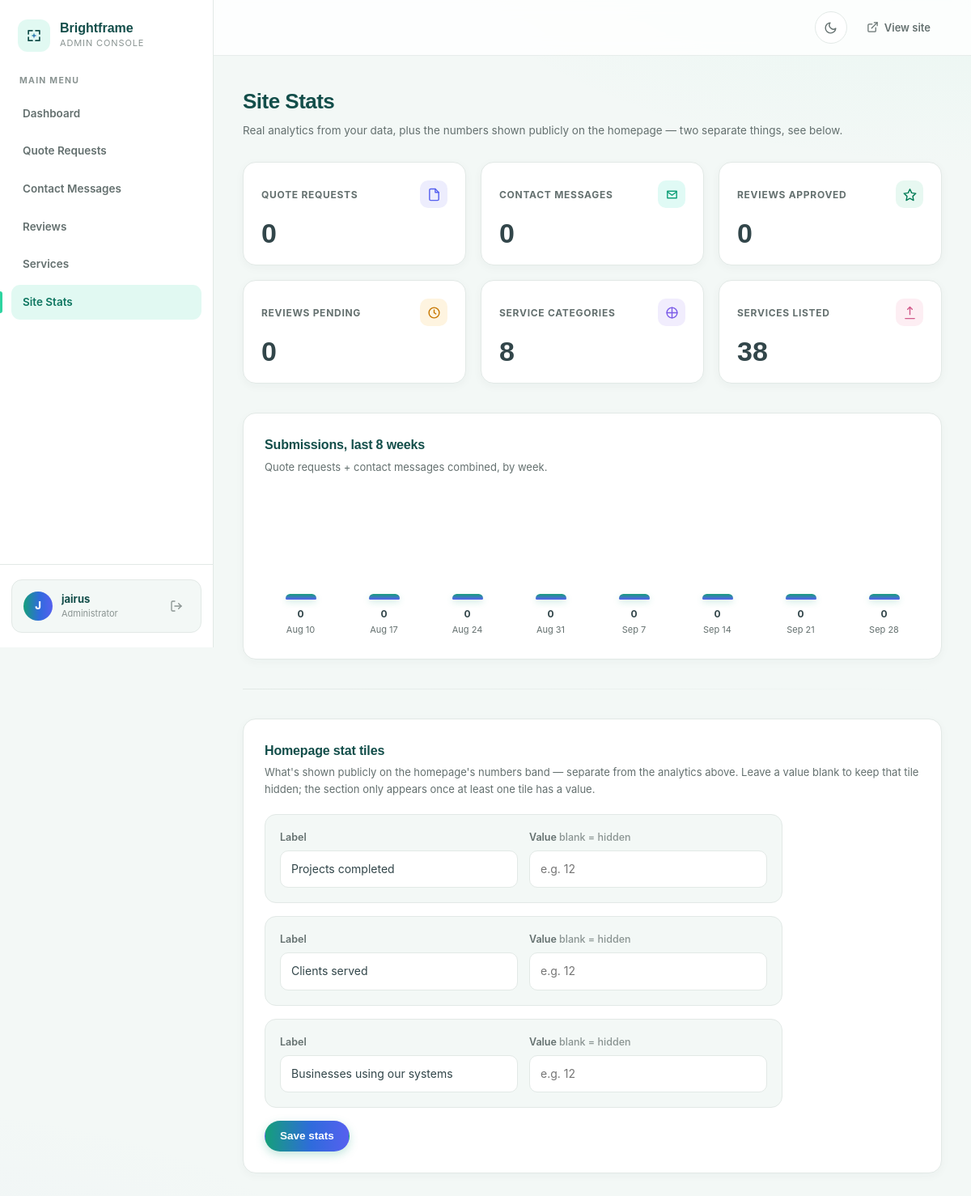
/admin/stats.php (signed in), run on the app's committed database.
### tables this page shows
CREATE TABLE site_stats (
  id             INT UNSIGNED AUTO_INCREMENT PRIMARY KEY,
  label          VARCHAR(100) NOT NULL,
  value          VARCHAR(50) DEFAULT NULL,
  display_order  INT NOT NULL DEFAULT 0
);

### admin/stats.php (the view, shortened to what this page needs)
<?php
require_once __DIR__ . '/../config/db.php';
try {
    $stats = $pdo->query('SELECT id, label, value, display_order FROM site_stats ORDER BY display_order ASC')->fetchAll();
    $totalQuotes   = (int) $pdo->query('SELECT COUNT(*) FROM quote_requests')->fetchColumn();
    $totalMessages = (int) $pdo->query('SELECT COUNT(*) FROM contact_messages')->fetchColumn();
    $totalCategories = (int) $pdo->query('SELECT COUNT(*) FROM service_categories')->fetchColumn();
    $totalServices  = (int) $pdo->query('SELECT COUNT(*) FROM services')->fetchColumn();
    $reviewCounts = ['pending' => 0, 'approved' => 0, 'rejected' => 0];
    $weeklyQuotes = $pdo->query(
        "SELECT YEARWEEK(submitted_at, 3) AS yw, COUNT(*) AS c FROM quote_requests
         WHERE submitted_at >= (NOW() - INTERVAL 8 WEEK) GROUP BY yw"
    )->fetchAll(PDO::FETCH_KEY_PAIR);
    $weeklyMessages = $pdo->query(
        "SELECT YEARWEEK(submitted_at, 3) AS yw, COUNT(*) AS c FROM contact_messages
         WHERE submitted_at >= (NOW() - INTERVAL 8 WEEK) GROUP BY yw"
    )->fetchAll(PDO::FETCH_KEY_PAIR);
} catch (PDOException $e) {
    error_log('Failed to load site stats analytics: ' . $e->getMessage());
    $stats = [];
    $totalQuotes = $totalMessages = $totalCategories = $totalServices = 0;
    $reviewCounts = ['pending' => 0, 'approved' => 0, 'rejected' => 0];
    $weeklyQuotes = $weeklyMessages = [];
}
$weeklyBuckets = [];
for ($i = 7; $i >= 0; $i--) {
    $ts = strtotime("-{$i} weeks");
    $yw = (int) date('oW', $ts);
    $weeklyBuckets[] = [
        'label' => date('M j', strtotime('monday this week', $ts)),
        'count' => (int) ($weeklyQuotes[$yw] ?? 0) + (int) ($weeklyMessages[$yw] ?? 0),
    ];
}
$weeklyMax = max(1, max(array_column($weeklyBuckets, 'count')));
include __DIR__ . '/../includes/admin-layout-header.php';
?>
<div class="admin-page-header">
  <div>
    <h1>Site Stats</h1>
    <p class="admin-page-sub">Real analytics from your data, plus the numbers shown publicly on the homepage — two separate things, see below.</p>
  </div>
</div>
<div class="admin-kpi-grid">
  <div class="admin-kpi-card">
    <div class="admin-kpi-top">
      <span class="admin-kpi-label">Quote requests</span>
      <span class="admin-kpi-ico kpi-indigo"><svg width="17" height="17" viewBox="0 0 24 24" fill="none" stroke="currentColor" stroke-width="2" stroke-linecap="round" stroke-linejoin="round"><path d="M14 2H6a2 2 0 0 0-2 2v16a2 2 0 0 0 2 2h12a2 2 0 0 0 2-2V8z"/><path d="M14 2v6h6"/></svg></span>
    </div>
    <div class="admin-kpi-value"><?= $totalQuotes ?></div>
  </div>
  <div class="admin-kpi-card">
    <div class="admin-kpi-top">
      <span class="admin-kpi-label">Contact messages</span>
      <span class="admin-kpi-ico kpi-cyan"><svg width="17" height="17" viewBox="0 0 24 24" fill="none" stroke="currentColor" stroke-width="2" stroke-linecap="round" stroke-linejoin="round"><path d="M4 6h16v12H4z"/><path d="m4 7 8 6 8-6"/></svg></span>
    </div>
    <div class="admin-kpi-value"><?= $totalMessages ?></div>
  </div>
  <div class="admin-kpi-card">
    <div class="admin-kpi-top">
      <span class="admin-kpi-label">Reviews approved</span>
      <span class="admin-kpi-ico kpi-green"><svg width="17" height="17" viewBox="0 0 24 24" fill="none" stroke="currentColor" stroke-width="2" stroke-linecap="round" stroke-linejoin="round"><path d="M12 2.5 15.1 9 22.3 10 17 15 18.3 22 12 18.6 5.7 22 7 15 1.7 10 8.9 9Z"/></svg></span>
    </div>
    <div class="admin-kpi-value"><?= $reviewCounts['approved'] ?></div>
  </div>
  <div class="admin-kpi-card">
    <div class="admin-kpi-top">
      <span class="admin-kpi-label">Reviews pending</span>
      <span class="admin-kpi-ico kpi-amber"><svg width="17" height="17" viewBox="0 0 24 24" fill="none" stroke="currentColor" stroke-width="2" stroke-linecap="round" stroke-linejoin="round"><circle cx="12" cy="12" r="9"/><path d="M12 7v5l3 2"/></svg></span>
    </div>
    <div class="admin-kpi-value"><?= $reviewCounts['pending'] ?></div>
  </div>
  <div class="admin-kpi-card">
    <div class="admin-kpi-top">
      <span class="admin-kpi-label">Service categories</span>
      <span class="admin-kpi-ico kpi-violet"><svg width="17" height="17" viewBox="0 0 24 24" fill="none" stroke="currentColor" stroke-width="2" stroke-linecap="round" stroke-linejoin="round"><circle cx="12" cy="12" r="9"/><path d="M12 3v18M3 12h18"/></svg></span>
    </div>
    <div class="admin-kpi-value"><?= $totalCategories ?></div>
  </div>
  <div class="admin-kpi-card">
    <div class="admin-kpi-top">
      <span class="admin-kpi-label">Services listed</span>
      <span class="admin-kpi-ico kpi-rose"><svg width="17" height="17" viewBox="0 0 24 24" fill="none" stroke="currentColor" stroke-width="2" stroke-linecap="round" stroke-linejoin="round"><path d="m8 6 4-4 4 4"/><path d="M12 2v13"/><path d="M4 22h16"/></svg></span>
    </div>
    <div class="admin-kpi-value"><?= $totalServices ?></div>
  </div>
</div>
<div class="admin-panel" style="margin-bottom: 28px;">
  <h2>Submissions, last 8 weeks</h2>
  <p class="admin-panel-note">Quote requests + contact messages combined, by week.</p>
  <div class="admin-bar-chart">
    <?php foreach ($weeklyBuckets as $bucket): ?>
      <div class="admin-bar-col">
        <div class="admin-bar" style="height: <?= max(4, round($bucket['count'] / $weeklyMax * 100)) ?>%;" title="<?= $bucket['count'] ?> submissions"></div>
        <div class="admin-bar-value"><?= $bucket['count'] ?></div>
        <div class="admin-bar-label"><?= htmlspecialchars($bucket['label'], ENT_QUOTES, 'UTF-8') ?></div>
      </div>
    <?php endforeach; ?>
  </div>
</div>
<hr class="admin-section-divider">
<div class="admin-panel">
  <h2>Homepage stat tiles</h2>
  <p class="admin-panel-note">
    What's shown publicly on the homepage's numbers band — separate from the analytics above.
    Leave a value blank to keep that tile hidden; the section only appears once at least one tile has a value.
  </p>
  <?php if (empty($stats)): ?>
    <div class="admin-empty">
      <span class="admin-empty-ico">
        <svg width="26" height="26" viewBox="0 0 24 24" fill="none" stroke="currentColor" stroke-width="1.5" stroke-linecap="round" stroke-linejoin="round"><path d="M4 20V10M10 20V4M16 20v-7M22 20H2"/></svg>
      </span>
      <p class="admin-empty-title">No stat tiles configured</p>
      <p class="admin-empty-note">Add rows to the <code>site_stats</code> table to get started.</p>
    </div>
  <?php else: ?>
    <form method="post" class="admin-stats-form">
      <?php foreach ($stats as $stat): ?>
        <div class="admin-stats-row">
          <div class="admin-field">
            <label for="label-<?= (int) $stat['id'] ?>">Label</label>
            <input id="label-<?= (int) $stat['id'] ?>" name="label[]" type="text" value="<?= htmlspecialchars($stat['label'], ENT_QUOTES, 'UTF-8') ?>">
          </div>
          <div class="admin-field">
            <label for="value-<?= (int) $stat['id'] ?>">Value <span class="admin-field-hint">blank = hidden</span></label>
            <input id="value-<?= (int) $stat['id'] ?>" name="value[]" type="text" placeholder="e.g. 12" value="<?= htmlspecialchars($stat['value'] ?? '', ENT_QUOTES, 'UTF-8') ?>">
          </div>
        </div>
      <?php endforeach; ?>
      <button type="submit" class="admin-btn admin-btn-primary admin-stats-submit">Save stats</button>
    </form>
  <?php endif; ?>
</div>
<?php include __DIR__ . '/../includes/admin-layout-footer.php'; ?>

### data on the page
site_stats: label "Projects completed", id "e.g. 12"
site_stats: label "Clients served", id "e.g. 12"
site_stats: label "Businesses using our systems"

### other printed values
$item['label'] "Dashboard"
$item['label'] "Quote Requests"
$item['label'] "Contact Messages"
$item['label'] "Reviews"
$item['label'] "Services"
$item['label'] "Site Stats"
$adminInitial "J"
$adminUsername "jairus"
$totalQuotes "0"
$totalMessages "0"
$reviewCounts['approved'] "0"
$reviewCounts['pending'] "0"
$totalCategories "8"
$totalServices "38"
$bucket['count'] "0"
